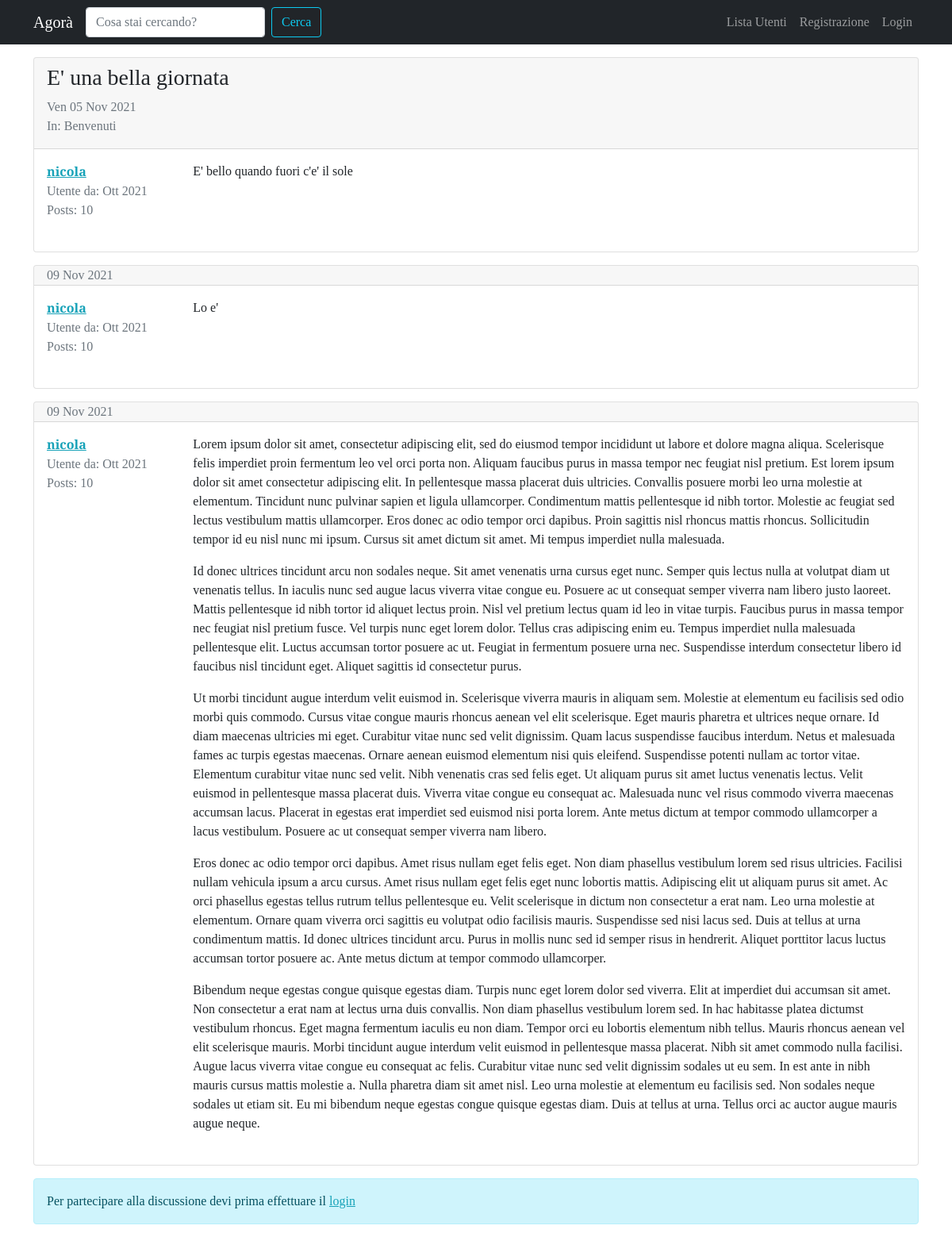
The app's page /forum/discussione/5/, older data.
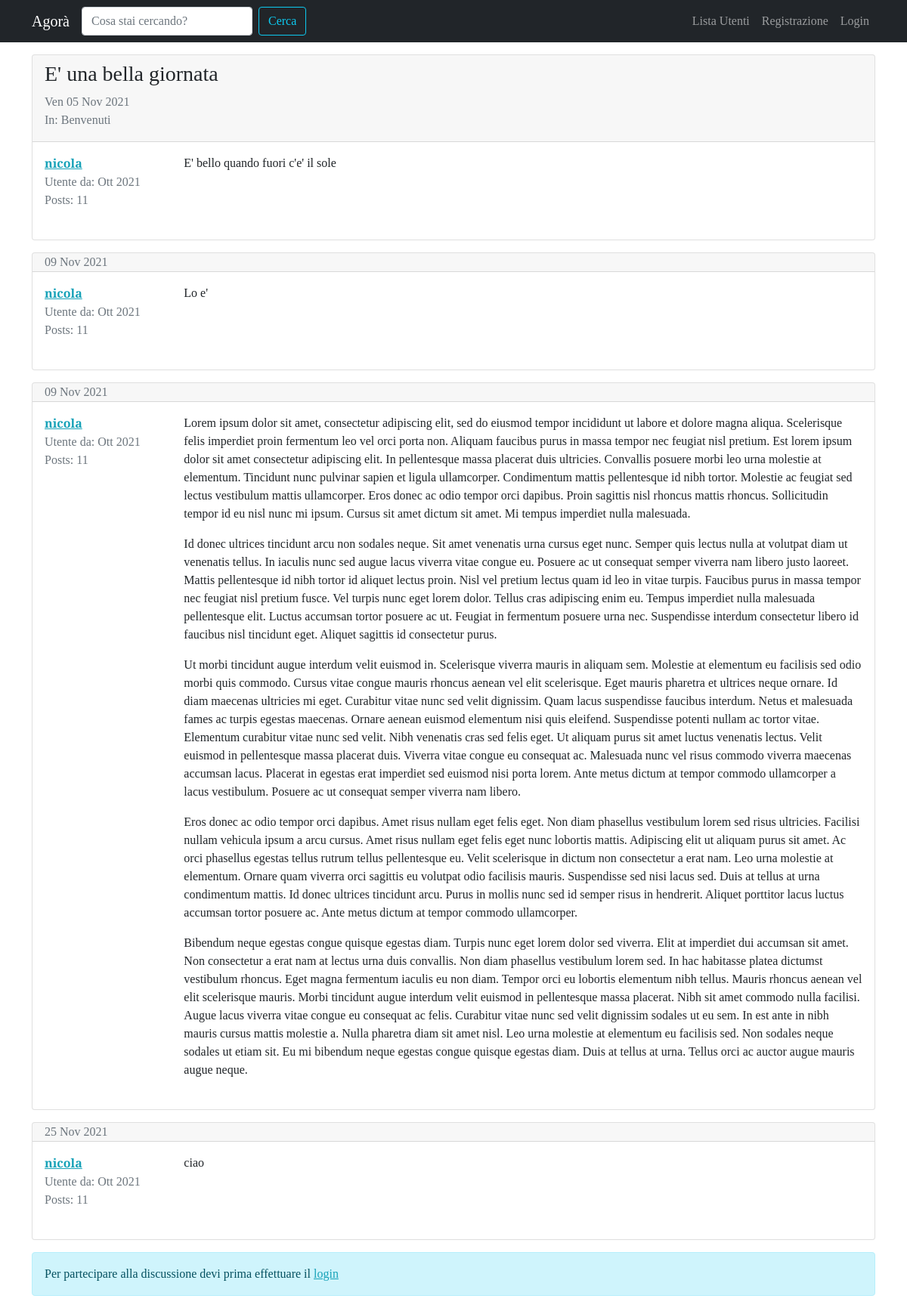
The same page, newer data.
### forum/models.py (models this page shows, shortened)
class Discussione(models.Model):
    titolo = models.CharField(max_length=120)
    data_creazione = models.DateTimeField(auto_now_add=True)
    autore_discussione = models.ForeignKey(User, on_delete=models.CASCADE, related_name="discussioni")
    sezione_appartenenza = models.ForeignKey(Sezione, on_delete=models.CASCADE)
    class Meta:
        verbose_name = "Discussione"
        verbose_name_plural = "Discussioni"

class Post(models.Model):
    autore_post = models.ForeignKey(User, on_delete=models.CASCADE, related_name='posts')
    contenuto = models.TextField()
    data_creazione = models.DateTimeField(auto_now_add=True)
    discussione = models.ForeignKey(Discussione, on_delete=models.CASCADE)
    class Meta:
        verbose_name = "Post"
        verbose_name_plural = 'Posts'

class Sezione(models.Model):
    nome_sezione = models.CharField(max_length=80)
    descrizione = models.CharField(max_length=150, blank=True, null=True)
    logo_sezione = models.ImageField(blank=True, null=True)
    def __str__(self):
        return self.nome_sezione
    class Meta:
        verbose_name = "Sezione"
        verbose_name_plural = "Sezioni"

### forum/views.py (the view)
# urls.py: path('discussione/<int:pk>/', views.visualizza_discussione, name='visualizza_discussione'),
def visualizza_discussione(request, pk):
    discussione = get_object_or_404(Discussione, pk=pk)
    posts_discussione = Post.objects.filter(discussione=discussione)
    form_risposta = PostModelForm()
    context = {'discussione': discussione, 'posts_discussione': posts_discussione, "form_risposta": form_risposta}
    return render(request, "forum/singola_discussione.html", context)

### forum/forms.py
class PostModelForm(forms.ModelForm):
    class Meta:
        model = Post
        fields = ["contenuto"]
        widgets = {
            "contenuto": forms.Textarea(attrs={'rows': '5'})
        }
        labels = {"contenuto": "Messaggio"}

### forum/templates/forum/singola_discussione.html (shortened to what this page needs)
{% extends 'base.html' %}
{% load crispy_forms_tags %}
{% block content %}
    {% for post in posts_discussione %}
    <div class="card my-3">
        {% if forloop.first %}
        <div class="card-header pb-0">
            <h3>{{ discussione.titolo }}</h3>
            <p class="text-muted">{{ discussione.data_creazione|date:"D d M Y" }}
            <br>In: {{ discussione.sezione_appartenenza }}</p>
        </div>
        {% else %}
        <div class="card-header py-0">
            <p class="text-muted mb-0">{{ post.data_creazione|date:"d M Y" }}</p>
        </div>
        {% endif %}
        <div class="card-body">
            <div class="row">
                <div class="col-xl-2 col-4">
                    <p class="mb-0"><a href="{% url 'user_profile' username=post.autore_post.username %}"><strong>{{ post.autore_post }}</strong></a></p>
                    <p class="text-muted mb-0">Utente da: {{ post.autore_post.date_joined|date:"M Y" }}</p>
                    <p class="text-muted">Posts: {{ post.autore_post.posts.count }}</p>
                </div>
                <div class="col-xl-10 col-8">
                    <p class="my-0">{{ post.contenuto|linebreaks }}</p>
                </div>
            </div>
        </div>
    </div>
    {% endfor %}
    {% if request.user.is_authenticated %}
        {% include 'forum/form_risposta.html' %}
    {% else %}
        <div class="alert alert-info" role="alert">
            Per partecipare alla discussione devi prima effettuare il <a href="{% url 'login' %}?next={{ request.get_full_path }}">login</a>
        </div>
    {% endif %}
{% endblock content %}

### templates/base.html (shortened to what this page needs)
{% load static %}
<!doctype html>
<html lang="it">
  <head>
    <link href="https://cdn.jsdelivr.net/npm/bootstrap@5.1.3/dist/css/bootstrap.min.css" rel="stylesheet">
    <link rel="stylesheet" href="{% static 'css/agora.css' %}"/>
  </head>
  <body>
    <nav class="navbar navbar-expand-lg navbar-dark bg-dark">
      <div class="container">
          <a class="navbar-brand" href="/">Agorà</a>
          <div class="collapse navbar-collapse" id="navbarSupportedContent">
              <form class="d-flex" action="{% url 'funzione_cerca' %}" >
                <input name="q" class="form-control me-2" type="search" placeholder="Cosa stai cercando?" aria-label="Search">
                <button class="btn btn-outline-info" type="submit">Cerca</button>
              </form>
              <ul class="navbar-nav ms-auto">
              <li class="nav-item">
                <a class="nav-link" href="{% url 'user_list' %}"
                  >Lista Utenti </a
                >
              </li>
              {% if request.user.is_authenticated %}
              <li class="nav-item dropdown">
                <a
                  class="nav-link dropdown-toggle"
                  href="#"
                  id="navbarDropdown"
                  role="button"
                  data-bs-toggle="dropdown"
                  aria-haspopup="true"
                  aria-expanded="false"
                >
                  {{ request.user.username }}
                </a>
                <div class="dropdown-menu" aria-labelledby="navbarDropdown">
                  <a
                    class="dropdown-item"
                    href="{% url 'user_profile' username=request.user.username %}"
                    >Profilo</a
                  >
                  <a class="dropdown-item" href="{% url 'password_change' %}"
                    >Aggiorna Password</a
                  >
                  <div class="dropdown-divider"></div>
                  <a class="dropdown-item" href="{% url 'logout' %}">Esci</a>
                </div>
              </li>
              {% else %}
              <li class="nav-item">
                <a class="nav-link" href="{% url 'registration_view' %}"
                  >Registrazione</a
                >
              </li>
              <li class="nav-item">
                <a class="nav-link" href="{% url 'login' %}">Login</a>
              </li>
              {% endif %}
            </ul>
          </div>
        </div>
    </nav>
    <div class="container">
      {% block content %}
      {% endblock content %}
    </div>
  </body>
</html>

### static-storage/css/agora.css (style rules this page uses)
body { font-family: 'Slabo 27px', serif; }
a, a:hover { color: #17a2b8; }

Row changes from the older to the newer data that the page shows:
computed for Post "E' bello quando fuori c'e' il sole": autore_post.posts.count "10" → "11"
computed for Post "Lo e'": autore_post.posts.count "10" → "11"
computed for Post (number 3 of 4 on the later page): autore_post.posts.count "10" → "11"
added Post: data_creazione "25 Nov 2021", autore_post "nicola", autore_post.date_joined "Ott 2021", autore_post.posts.count "11", contenuto "ciao"
